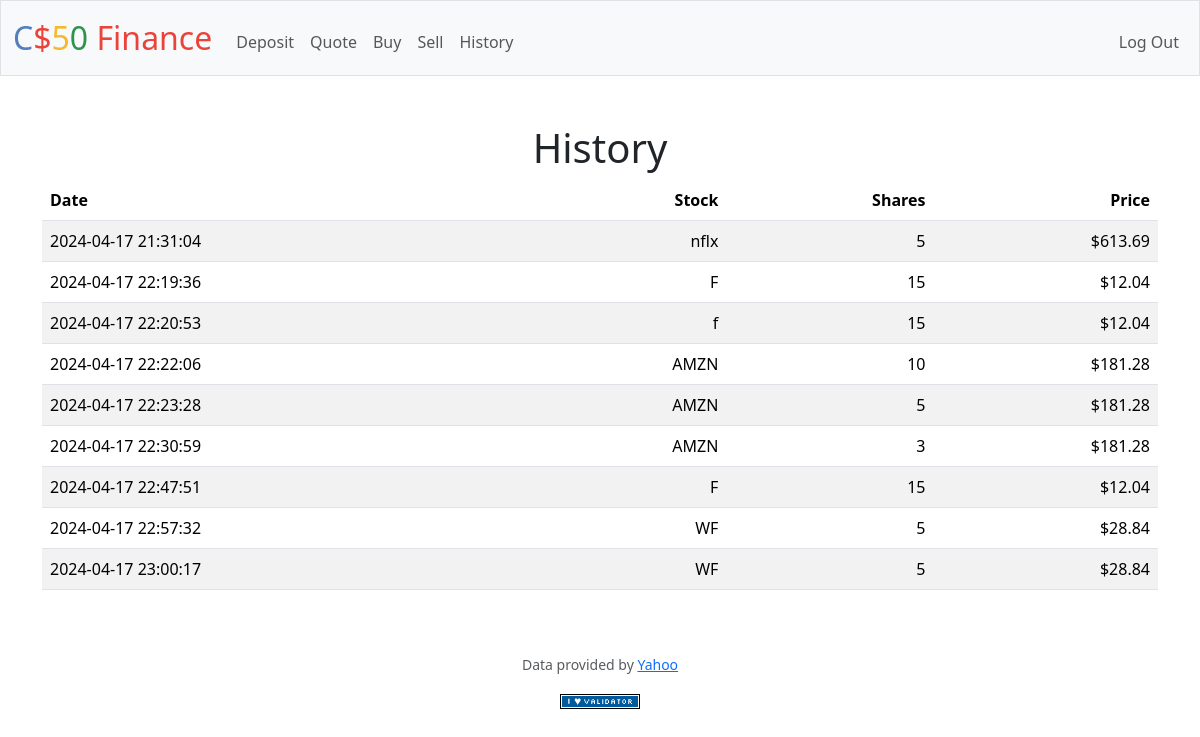
The app's page /history (signed in) with its own data.
### tables this page shows
CREATE TABLE history (id INTEGER PRIMARY KEY AUTOINCREMENT NOT NULL, userid INTEGER NOT NULL, stock TEXT NOT NULL, shares INTEGER NOT NULL, price NUMERIC NOT NULL, type TEXT NOT NULL, date DATETIME NOT NULL, FOREIGN KEY(userid) REFERENCES users(id));

### app.py (the view)
@app.route("/history")
@login_required
def history():
    history = db.execute(
        "SELECT date, shares, price, type, stock FROM history WHERE userid = ?", session["user_id"]
    )
    return render_template("history.html", history=history)

### app.py (called while the page is built)
@app.after_request
def after_request(response):
    response.headers["Cache-Control"] = "no-cache, no-store, must-revalidate"
    response.headers["Expires"] = 0
    response.headers["Pragma"] = "no-cache"
    return response

### helpers.py (called while the page is built)
def login_required(f):
    @wraps(f)
    def decorated_function(*args, **kwargs):
        if session.get("user_id") is None:
            return redirect("/login")
        return f(*args, **kwargs)
    return decorated_function

def usd(value):
    return f"${value:,.2f}"

### templates/history.html (shortened to what this page needs)
{% extends "layout.html" %}
{% block main %}
    <h1>History</h1>
    <table class="table table-striped">
        <thead>
            <tr>
                <th class="text-start">Date</th>
                <th class="text-end">Stock</th>
                <th class="text-end">Shares</th>
                <th class="text-end">Price</th>
            </tr>
        </thead>
        {% for history in history %}
        <tr>
            <td class="text-start">{{ history['date'] }}</td>
            <td class="text-end">{{ history['stock'] }}</td>
            <td class="text-end">{{ history['shares'] }}</td>
            <td class="text-end">{{ history['price'] | usd}}</td>
        </tr>
        {% endfor %}
    </table>
{% endblock %}

### templates/layout.html (shortened to what this page needs)
<!DOCTYPE html>
<html lang="en">
    <head>
        <link href="https://cdn.jsdelivr.net/npm/bootstrap@5.3.2/dist/css/bootstrap.min.css" rel="stylesheet">
        <link href="/static/styles.css" rel="stylesheet">
    </head>
    <body>
        <nav class="bg-light border navbar navbar-expand-md navbar-light">
            <div class="container-fluid">
                <a class="navbar-brand" href="/"><span class="blue">C</span><span class="red">$</span><span class="yellow">5</span><span class="green">0</span> <span class="red">Finance</span></a>
                <div class="collapse navbar-collapse" id="navbar">
                    {% if session["user_id"] %}
                        <ul class="navbar-nav me-auto mt-2">
                            <li class="nav-item"><a class="nav-link" href="/deposit">Deposit</a></li>
                            <li class="nav-item"><a class="nav-link" href="/quote">Quote</a></li>
                            <li class="nav-item"><a class="nav-link" href="/buy">Buy</a></li>
                            <li class="nav-item"><a class="nav-link" href="/sell">Sell</a></li>
                            <li class="nav-item"><a class="nav-link" href="/history">History</a></li>
                        </ul>
                        <ul class="navbar-nav ms-auto mt-2">
                            <li class="nav-item"><a class="nav-link" href="/logout">Log Out</a></li>
                        </ul>
                    {% else %}
                        <ul class="navbar-nav ms-auto mt-2">
                            <li class="nav-item"><a class="nav-link" href="/register">Register</a></li>
                            <li class="nav-item"><a class="nav-link" href="/login">Log In</a></li>
                        </ul>
                    {% endif %}
                </div>
            </div>
        </nav>
        <main class="container py-5 text-center">
            {% block main %}{% endblock %}
        </main>
        <footer class="mb-5">
            <p class="mb-3 small text-center text-muted">
                Data provided by <a href="https://finance.yahoo.com/">Yahoo</a>
            </p>
            <form action="https://validator.w3.org/check" class="text-center" enctype="multipart/form-data" method="post" target="_blank">
                <input alt="Validate" src="/static/I_heart_validator.png" type="image">
            </form>
        </footer>
    </body>
</html>

### static/styles.css (style rules this page uses)
nav .navbar-brand { font-size: xx-large; }
nav .navbar-brand .blue { color: #537fbe; }
nav .navbar-brand .red { color: #ea433b; }
nav .navbar-brand .yellow { color: #f5b82e; }
nav .navbar-brand .green { color: #2e944b; }

### records on screen
history: date "2024-04-17 21:31:04", stock "nflx", shares "5", price "$613.69"
history: date "2024-04-17 22:19:36", stock "F", shares "15", price "$12.04"
history: date "2024-04-17 22:20:53", stock "f", shares "15", price "$12.04"
history: date "2024-04-17 22:22:06", stock "AMZN", shares "10", price "$181.28"
history: date "2024-04-17 22:23:28", stock "AMZN", shares "5", price "$181.28"
history: date "2024-04-17 22:30:59", stock "AMZN", shares "3", price "$181.28"
history: date "2024-04-17 22:47:51", stock "F", shares "15", price "$12.04"
history: date "2024-04-17 22:57:32", stock "WF", shares "5", price "$28.84"
history: date "2024-04-17 23:00:17", stock "WF", shares "5", price "$28.84"
